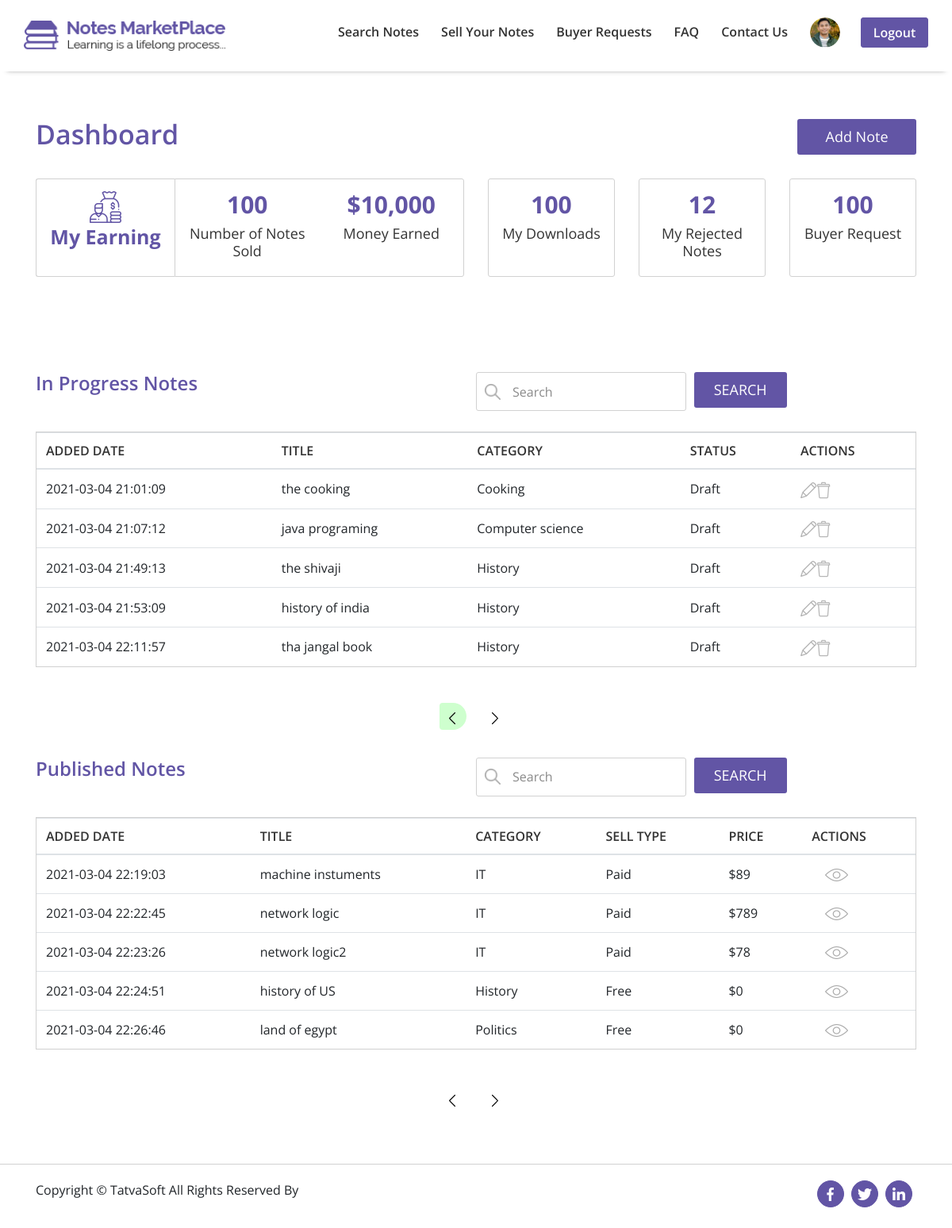
The app's page /Notes-marketplace/front/dashboard.php?page1=2 with its own data.
### tables this page shows
CREATE TABLE `sellernotes` (
  `ID` int(11) NOT NULL,
  `SellerID` int(11) NOT NULL,
  `Status` int(11) NOT NULL,
  `ActionedBy` int(11) DEFAULT NULL,
  `AdminRemarks` varchar(255) DEFAULT NULL,
  `PublishedDate` datetime DEFAULT NULL,
  `Title` varchar(100) NOT NULL,
  `Category` int(11) NOT NULL,
  `DisplayPicture` varchar(500) DEFAULT NULL,
  `NoteType` int(11) DEFAULT NULL,
  `NumberofPages` int(11) DEFAULT NULL,
  `Description` varchar(255) NOT NULL,
  `UniversityName` varchar(200) DEFAULT NULL,
  `Country` int(11) DEFAULT NULL,
  `Course` varchar(100) DEFAULT NULL,
  `CourseCode` varchar(100) DEFAULT NULL,
  `Professor` varchar(100) DEFAULT NULL,
  `IsPaid` bit(1) NOT NULL,
  `SellingPrice` decimal(10,0) DEFAULT NULL,
  `NotesPreview` varchar(255) DEFAULT NULL,
  `CreatedDate` datetime DEFAULT NULL,
  `CreatedBy` int(11) DEFAULT NULL,
  `ModifiedDate` datetime DEFAULT NULL,
  `ModifiedBy` int(11) DEFAULT NULL,
  `IsActive` bit(1) NOT NULL
);

CREATE TABLE `notecategories` (
  `ID` int(11) NOT NULL,
  `Name` varchar(100) NOT NULL,
  `Description` varchar(255) NOT NULL,
  `CreatedDate` datetime DEFAULT current_timestamp(),
  `CreatedBy` int(11) DEFAULT NULL,
  `ModifiedDate` datetime DEFAULT current_timestamp(),
  `ModifiedBy` int(11) DEFAULT NULL,
  `IsActive` bit(1) NOT NULL
);

CREATE TABLE `referencedata` (
  `ID` int(11) NOT NULL,
  `Value` varchar(100) NOT NULL,
  `Datavalue` varchar(100) NOT NULL,
  `RefCategory` varchar(100) NOT NULL,
  `CreatedDate` datetime DEFAULT current_timestamp(),
  `CreatedBy` int(11) DEFAULT NULL,
  `ModifiedDate` datetime DEFAULT current_timestamp(),
  `ModifiedBy` int(11) DEFAULT NULL,
  `IsActive` bit(1) NOT NULL
);

### Notes-marketplace/front/dashboard.php (the view, shortened to what the rows shown need)
<!DOCTYPE html>
<html lang="en">
<head>
    <link rel="stylesheet" href="css/bootstrap/bootstrap.min.css">
    <link rel="stylesheet" href="css/style.css">
    <link rel="stylesheet" href="css/responsive.css">
    <link rel="stylesheet" href="css/navigation.css">
</head>
<body>
<?php
    include 'db_conntect.php';
?>
    <section id="in-progress-notes">
        <div class="content-box">
            <div class="container">
                <div class="row">
                    <div class="col-md-12 col-lg-12 col-sm-12 co-12">
                        <div class="in-progress-table table-responsive">
                            <table class="table table-hover">
                                <thead>
                                    <tr>
                                        <th scope="col" class="table-header dashboard-date">ADDED DATE</th>
                                        <th scope="col" class="table-header">TITLE</th>
                                        <th scope="col" class="table-header">CATEGORY</th>
                                        <th scope="col" class="table-header">STATUS</th>
                                        <th scope="col" class="table-header">ACTIONS</th>
                                    </tr>
                                </thead>
                                <tbody>
                                     <?php
                                        if(isset($_GET['page'])){
                                            $page = $_GET['page'];
                                            $page =mysqli_real_escape_string($conn,$page);
                                            $page = htmlentities($page);
                                        }else{
                                            $page = 1;
                                        }
                                        $num_per_page = 05;
                                        $start_from = ($page-1)*$num_per_page;
                                        $fetch_progress_query = "SELECT sellernotes.Status AS s_id,sellernotes.CreatedDate AS added_date,sellernotes.Title AS title,sellernotes.ID as noteid, notecategories.Name AS category,referencedata.Value AS status FROM sellernotes,referencedata,notecategories WHERE sellernotes.Status = referencedata.ID AND sellernotes.Category = notecategories.ID AND sellernotes.Status IN ( 6, 7, 8) LIMIT $start_from,$num_per_page";
                                        $progress_notes = mysqli_query($conn,$fetch_progress_query);
                                        while ($progress_row = mysqli_fetch_array($progress_notes)) {
                                        ?>
                                            <tr>
                                                <td><?php echo $progress_row["added_date"]; ?></td>
                                                <td><?php echo $progress_row["title"]; ?></td>
                                                <td><?php echo $progress_row["category"]; ?></td>
                                                <td><?php echo $progress_row["status"]; ?></td>
                                                <?php
                                                    $id = $progress_row["noteid"];
                                                    if( $progress_row["s_id"] == 6 ){ echo "<td><a href='edit-notes.php?edit=$id'><img src='images/Dashboard/edit.png' alt='edit'><a href='?delete=$$id' id='dlt-link' onclick='return chk()'><img src='images/Dashboard/delete.png' alt='delete'></td>"; }
                                                    else{
                                                        echo "<td><a href='http://localhost/Notes-marketplace/SRS_Notes/front/notes-details.php'><img src='images/Dashboard/eye.png' alt='view'></td>";
                                                    }?>
                                            </tr>
                                        <?php
                                        };
                                        ?>
                                </tbody>
                            </table>
                        </div>
                    </div>
                </div>
            </div>
        </div>
    </section>
    <section id="published-notes">
        <div class="content-box">
            <div class="container">
                <div class="row">
                    <div class="col-md-12 col-lg-12 col-sm-12 col-12">
                        <div class="published-notes-table table-responsive">
                            <table class="table table-hover">
                                <thead>
                                    <tr>
                                        <th scope="col" class="table-header dashboard-date">ADDED DATE</th>
                                        <th scope="col" class="table-header">TITLE</th>
                                        <th scope="col" class="table-header">CATEGORY</th>
                                        <th scope="col" class="table-header">SELL TYPE</th>
                                        <th scope="col" class="table-header">PRICE</th>
                                        <th scope="col" class="table-header">ACTIONS</th>
                                    </tr>
                                </thead>
                                <tbody>
                                    <?php
                                        if(isset($_GET['page1'])){
                                            $page1 = $_GET['page1'];
                                            $page1 =mysqli_real_escape_string($conn,$page1);
                                            $page1 = htmlentities($page1);
                                        }else{
                                            $page1 = 1;
                                        }
                                        $num_per_page1 = 05;
                                        $start_from1 = ($page1-1) * $num_per_page1;
                                        $fetch_progress_query1 = "SELECT sellernotes.Status AS s_id,sellernotes.CreatedDate AS added_date,sellernotes.Title AS title,sellernotes.IsPaid AS ispaid,sellernotes.SellingPrice AS price,notecategories.Name AS category,referencedata.Value AS status FROM sellernotes,referencedata,notecategories WHERE sellernotes.Status = referencedata.ID AND sellernotes.Category = notecategories.ID AND sellernotes.Status= 9 LIMIT $start_from1,$num_per_page1";
                                        $progress_notes1 = mysqli_query($conn,$fetch_progress_query1);
                                        while ($progress_row1 = mysqli_fetch_array($progress_notes1)) {
                                        ?>
                                            <tr>
                                                <td><?php echo $progress_row1["added_date"]; ?></td>
                                                <td><?php echo $progress_row1["title"]; ?></td>
                                                <td><?php echo $progress_row1["category"]; ?></td>
                                                <td><?php if( $progress_row1["ispaid"] == 0) { echo 'Free';} else {
                                                echo "Paid";} ?></td>
                                                <td><?php echo "$".$progress_row1["price"]; ?></td>
                                                <td><?php
                                                    if( $progress_row1["s_id"] == 9 ){
                                                        echo '&nbsp;&nbsp;&nbsp;&nbsp;<a href="http://localhost/Notes-marketplace/SRS_Notes/front/notes-details.php"><img src="images/dashboard/eye.png" alt="view"></a>';
                                                    }?></td>
                                            </tr>
                                        <?php
                                        };
                                        ?>
                                </tbody>
                            </table>
                        </div>
                    </div>
                </div>
            </div>
        </div>
    </section>
</body>
</html>

### records on screen
sellernotes: CreatedDate "2021-03-04 21:01:09", Title "the cooking", Category.Name "Cooking", Status.Value "Draft"
sellernotes: CreatedDate "2021-03-04 21:07:12", Title "java programing", Category.Name "Computer science", Status.Value "Draft"
sellernotes: CreatedDate "2021-03-04 21:49:13", Title "the shivaji", Category.Name "History", Status.Value "Draft"
sellernotes: CreatedDate "2021-03-04 21:53:09", Title "history of india", Category.Name "History", Status.Value "Draft"
sellernotes: CreatedDate "2021-03-04 22:11:57", Title "tha jangal book", Category.Name "History", Status.Value "Draft"
sellernotes: CreatedDate "2021-03-04 22:19:03", Title "machine instuments", Category.Name "IT", IsPaid "Paid", SellingPrice "89"
sellernotes: CreatedDate "2021-03-04 22:22:45", Title "network logic", Category.Name "IT", IsPaid "Paid", SellingPrice "789"
sellernotes: CreatedDate "2021-03-04 22:23:26", Title "network logic2", Category.Name "IT", IsPaid "Paid", SellingPrice "78"
sellernotes: CreatedDate "2021-03-04 22:24:51", Title "history of US", Category.Name "History", IsPaid "Free", SellingPrice "0"
sellernotes: CreatedDate "2021-03-04 22:26:46", Title "land of egypt", Category.Name "Politics", IsPaid "Free", SellingPrice "0"
